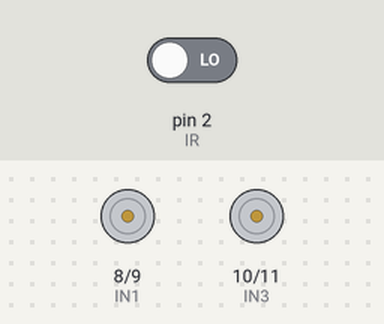
The sketch below on a simulated Arduino Uno, built with avr-gcc and run on an emulated ATmega328P. Shown: motor-driver pin pairs drawn as motors (green arrow = first pin HIGH = forward, orange = second pin HIGH = backward, longer = more drive). Inputs (shaded band) come from the test bench; at power-on: pin 2 (IR) LOW.

Above: at 1.2 s.
1.3 s: pin 2 (IR) driven HIGH
At 2.5 s:
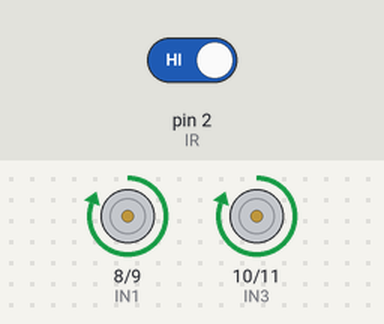
2.8 s: pin 2 (IR) driven LOW
At 3.3 s:
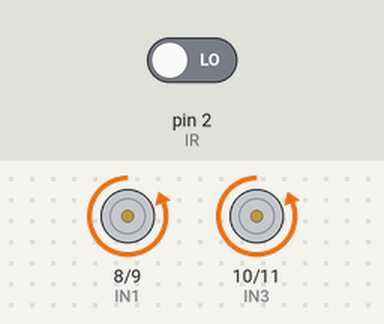
At 3.7 s:
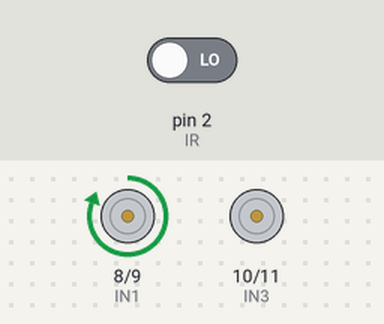
Timing chart, 0 to 5.8 s (numbered marks = the images above; inputs shaded):
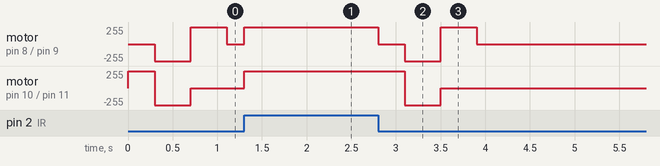

Measured:
- after the input at 1.3 s, motor on pin 8 (IN1) / pin 9 (IN2), motor on pin 10 (IN3) / pin 11 (IN4): stopped → forward 255/255 at once
- after the input at 2.8 s, motor on pin 8 (IN1) / pin 9 (IN2): forward 255/255 → stopped at once, → backward 255/255 0.30 s later, → forward 255/255 0.40 s later, → stopped 0.40 s later; motor on pin 10 (IN3) / pin 11 (IN4): forward 255/255 → backward 255/255 after 0.30 s, → stopped 0.40 s later

The sketch:

LineDetector.ino
```cpp
// IR Sensor
int IR = 2;

// Motor Pins
int IN1 = 8;
int IN2 = 9;
int IN3 = 10;
int IN4 = 11;

// State control
int state = 0;
// 0 = follow
// 1 = left search
// 2 = back search
// 3 = right search
// 4 = stop

unsigned long startTime = 0;

void setup() {
  pinMode(IR, INPUT);

  pinMode(IN1, OUTPUT);
  pinMode(IN2, OUTPUT);
  pinMode(IN3, OUTPUT);
  pinMode(IN4, OUTPUT);

  Serial.begin(9600);
}

// 🚗 Movement (SOFT CONTROL)

void forward() {
  digitalWrite(IN1, HIGH);
  digitalWrite(IN2, LOW);
  digitalWrite(IN3, HIGH);
  digitalWrite(IN4, LOW);
}

void left() {
  // Soft LEFT (45° type)
  digitalWrite(IN1, LOW);   // left motor stop
  digitalWrite(IN2, LOW);

  digitalWrite(IN3, HIGH);  // right motor forward
  digitalWrite(IN4, LOW);
}

void right() {
  // Soft RIGHT (45° type)
  digitalWrite(IN1, HIGH);  // left motor forward
  digitalWrite(IN2, LOW);

  digitalWrite(IN3, LOW);   // right motor stop
  digitalWrite(IN4, LOW);
}

void back() {
  // Soft BACK (controlled)
  digitalWrite(IN1, LOW);
  digitalWrite(IN2, HIGH);

  digitalWrite(IN3, LOW);
  digitalWrite(IN4, HIGH);
}

void stopCar() {
  digitalWrite(IN1, LOW);
  digitalWrite(IN2, LOW);
  digitalWrite(IN3, LOW);
  digitalWrite(IN4, LOW);
}

void loop() {
  int sensor = digitalRead(IR);
  unsigned long currentTime = millis();

  // ✅ BLACK detected → follow
  if (sensor == HIGH) {
    forward();
    state = 0;
    return;
  }

  // ❌ WHITE detected → start search
  if (sensor == LOW && state == 0) {
    state = 1;
    startTime = currentTime;
  }

  // 🔍 LEFT search (short)
  if (state == 1) {
    left();
    if (sensor == HIGH) {
      state = 0;
    }
    else if (currentTime - startTime > 300) { // reduced time
      state = 2;
      startTime = currentTime;
    }
  }

  // 🔙 BACK search (short)
  else if (state == 2) {
    back();
    if (sensor == HIGH) {
      state = 0;
    }
    else if (currentTime - startTime > 400) {
      state = 3;
      startTime = currentTime;
    }
  }

  // 🔍 RIGHT search (short)
  else if (state == 3) {
    right();
    if (sensor == HIGH) {
      state = 0;
    }
    else if (currentTime - startTime > 400) {
      state = 4;
    }
  }

  // ⛔ STOP (no line found)
  else if (state == 4) {
    stopCar();
  }
}
```
